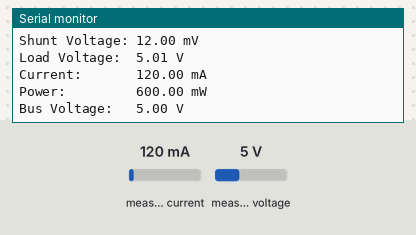
The sketch below on a simulated Arduino Uno, built with avr-gcc and run on an emulated ATmega328P. Shown: the last lines printed to the serial monitor. Inputs (shaded band) come from the test bench; at power-on: measured current 120 mA, measured voltage 5 V.

Above: at 1.2 s.
1.3 s: measured current set to 500 mA
At 2.0 s:
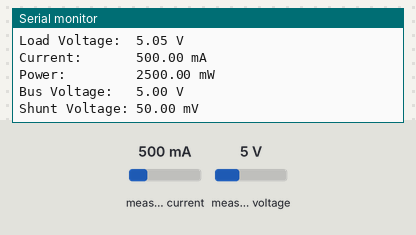
4.3 s: measured voltage set to 0.3 V
At 5.0 s:
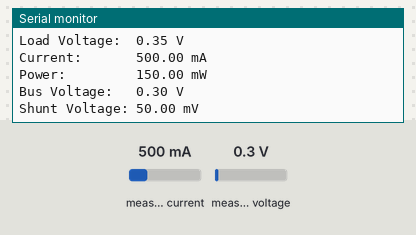
7.3 s: measured current set to 40 mA
At 8.1 s:
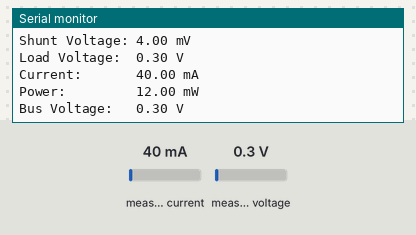
10.3 s: measured voltage set to 11.2 V
At 10.9 s:
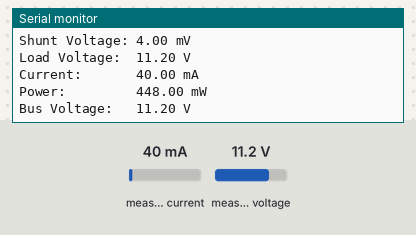
13.3 s: measured voltage set to 3.8 V
At 14.2 s:
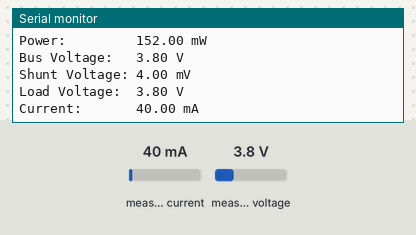
16.3 s: measured current set to 1000 mA
At 17.2 s:
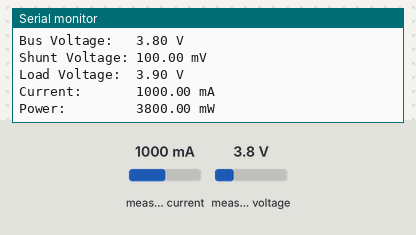
Timing chart, 0 to 19.3 s (numbered marks = the images above; inputs shaded):
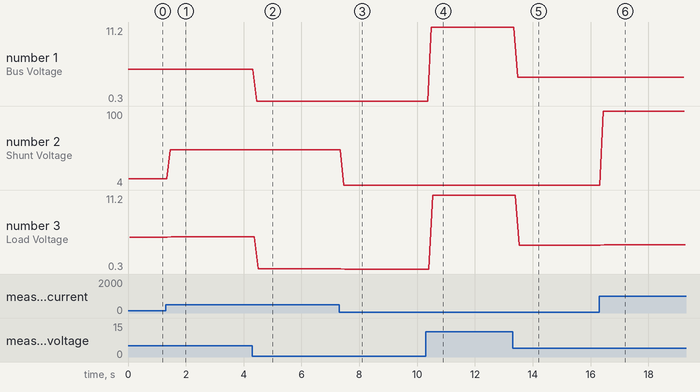

The sketch:

strommessung.ino
```cpp
// Wire Bibliothek initialisieren für Kommunikation
#include <Wire.h>
// Adafruit implementieren und initalisieren
#include <Adafruit_INA219.h>
Adafruit_INA219 ina219;

void setup() {
  // Kommunikation initialisieren
  Serial.begin(9600);
  uint32_t currentFrequency;

  // Initialisieren des INA219 Chips
  // Überprüft ob eine Kommunikation zum Chip aufgebaut werden kann.
  if (! ina219.begin()) {
    Serial.println("Failed to find INA219 chip");
    while (1) { delay(10); }
  }

}

void loop() {
  // Messungen durchführen
  // Spannungen messen
  float shuntvoltage = ina219.getShuntVoltage_mV();
  float busvoltage = ina219.getBusVoltage_V();
  float loadvoltage = busvoltage + (shuntvoltage / 1000);
  // Messung der Stromstärke
  float current_mA = ina219.getCurrent_mA();
  // Elektrische Leistung messen und berechnen
  float power_mW = ina219.getPower_mW();

  // Ausgabe der gemessenen Werte
  Serial.print("Bus Voltage:   "); Serial.print(busvoltage); Serial.println(" V");
  Serial.print("Shunt Voltage: "); Serial.print(shuntvoltage); Serial.println(" mV");
  Serial.print("Load Voltage:  "); Serial.print(loadvoltage); Serial.println(" V");
  Serial.print("Current:       "); Serial.print(current_mA); Serial.println(" mA");
  Serial.print("Power:         "); Serial.print(power_mW); Serial.println(" mW");
  Serial.println("");
}
```

Measured:
- after the input at 1.3 s, the serial monitor: prints a new line after 0.16 s (image 1)
- after the input at 4.3 s, the serial monitor: prints a new line after 0.15 s (image 2)
- after the input at 7.3 s, the serial monitor: prints a new line after 0.17 s (image 3)
- after the input at 10.3 s, the serial monitor: prints a new line after 0.19 s (image 4)
- after the input at 13.3 s, the serial monitor: prints a new line after 0.18 s (image 5)
- after the input at 16.3 s, the serial monitor: prints a new line after 0.14 s (image 6)
- plotted number 1: 5 → 0.3 after the input at 4.3 s, 0.3 → 11.2 after the input at 10.3 s, 11.2 → 3.8 after the input at 13.3 s
- plotted number 2: 12 → 50 after the input at 1.3 s, 50 → 4 after the input at 7.3 s, 4 → 100 after the input at 16.3 s
